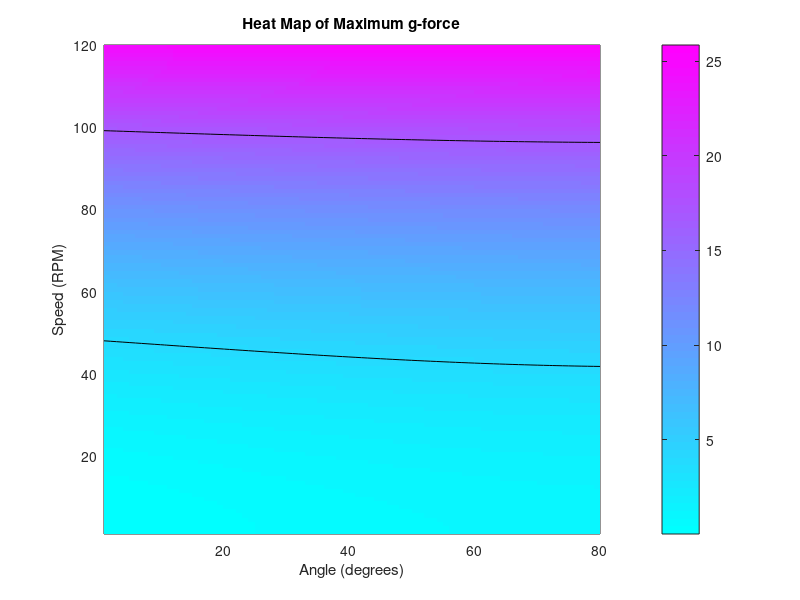

Recreate this plot in MATLAB.
%Produces heatmap of various speeds and angles of the ride
function stuff = ride()
    rideRPM = 0; %revolutions/minute
    rideSpeedRad = 0; %rad/s
    gravity = 9.81; %m/s^2
    rideRadius = 15.25; %m
    personMass = 80.7; %kg, americans are fat
    angle = 0;
    
    rideSpeed = rideSpeedRad * rideRadius; %calculating speed along the edge of the ride, m/s
    
    bottoms = zeros(120, 80); %matrix for speeds at the bottom of the ride
    tops = zeros(120, 80); %matrix for speeds at the top of the ride
    
    increment = 1; %amount to increase speed
    
    for r = 1:120
        rideRPM = rideRPM + increment; %increment rpm
        rideSpeedRad = rideRPM / 30; %1 rpm = 1/30 rad/s
        rideSpeed = rideSpeedRad * rideRadius; %recalculate speed
        centrifugalA = rideSpeed^2 / rideRadius; %calculate centrifugal acceleration
        for c = 1:80
            bottoms(r, c) = centrifugalA + (gravity * sin(c*pi/180)); %calculate total accelerations at bottom of ride
            tops(r, c) = centrifugalA - (gravity * sin(c*pi/180)); %calculate total accelerations at top of ride
        end
    end

    h = pcolor(bottoms./gravity); %heatmap
    colormap(cool); %cool colors
    colorbar;
    axis([1, 80, 1, 120]);
    set(h, 'EdgeColor', 'none');
    xlabel('Angle (degrees)');
    ylabel('Speed (RPM)');
    title('Heat Map of Maximum g-force');
    hold on;
    contour(bottoms./gravity, [4, 17], 'LineColor', [0, 0, 0]); %contours to display g-force values on heatmap
end